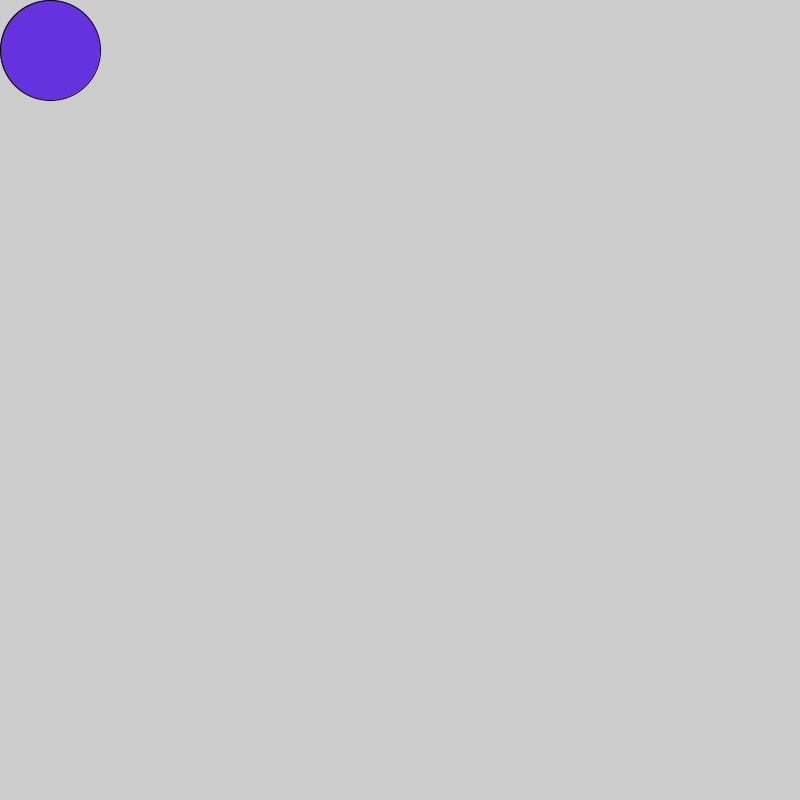
Frame 1 (no input)
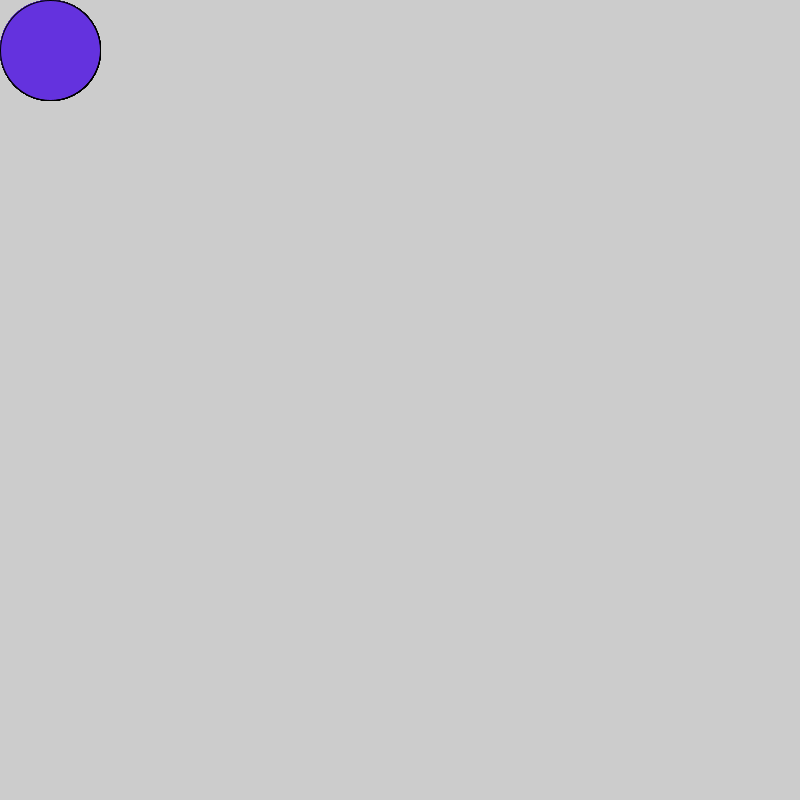
Frame 60 (the mouse pressed at the canvas centre just before this capture)
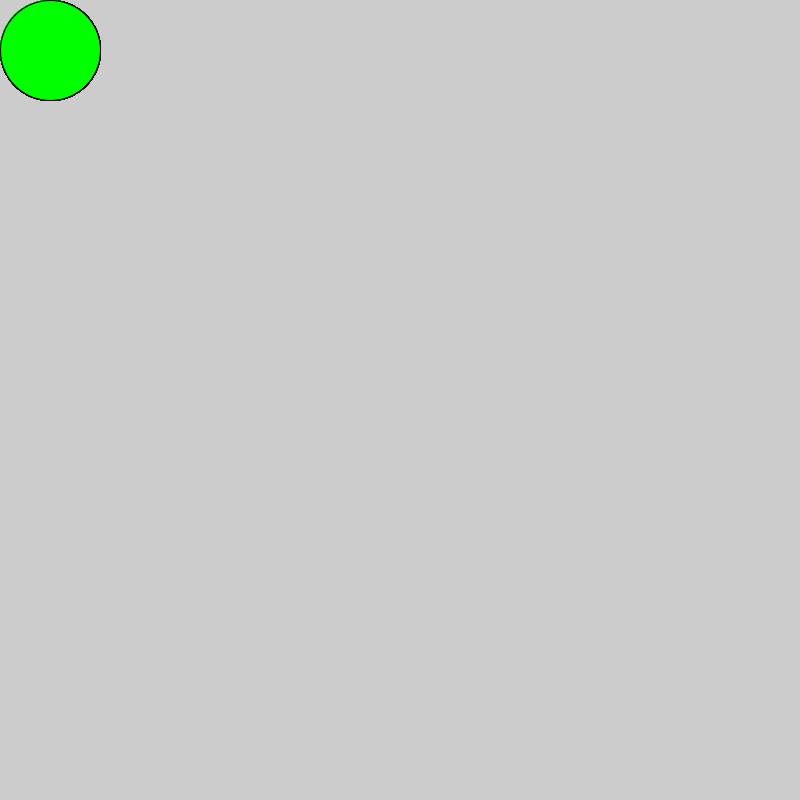
Frame 120 (the mouse held since frame 60 and released just before this capture)

The Processing sketch that drew these frames (run headless with seeded random() and noise(); from frame 60 on, the mouse is pressed at the canvas centre):

// Processing sketch: sketch_190708a
// ── sketch_190708a.pde
void setup (){
 size(800,800); 
  
}
  
  void draw (){
 fill(100,50,222);
    if(mousePressed){
 fill(0,255,0);  
    
  }
      
    ellipse(50,50,100,100);
  } 
